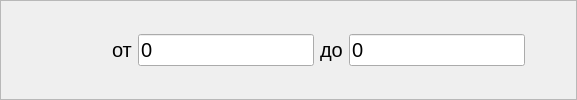
               <widget class="QFrame" name="wallets_delay">
                <property name="frameShape">
                 <enum>QFrame::StyledPanel</enum>
                </property>
                <property name="frameShadow">
                 <enum>QFrame::Raised</enum>
                </property>
                <layout class="QHBoxLayout" name="horizontalLayout_5">
                 <item>
                  <spacer name="horizontalSpacer_6">
                   <property name="orientation">
                    <enum>Qt::Horizontal</enum>
                   </property>
                   <property name="sizeHint" stdset="0">
                    <size>
                     <width>100</width>
                     <height>20</height>
                    </size>
                   </property>
                  </spacer>
                 </item>
                 <item>
                  <widget class="QLabel" name="label_14">
                   <property name="font">
                    <font>
                     <pointsize>15</pointsize>
                    </font>
                   </property>
                   <property name="text">
                    <string>от</string>
                   </property>
                  </widget>
                 </item>
                 <item>
                  <widget class="QLineEdit" name="wallets_delay_min">
                   <property name="font">
                    <font>
                     <pointsize>15</pointsize>
                     <weight>50</weight>
                     <bold>false</bold>
                    </font>
                   </property>
                   <property name="text">
                    <string>0</string>
                   </property>
                  </widget>
                 </item>
                 <item>
                  <widget class="QLabel" name="label_15">
                   <property name="font">
                    <font>
                     <pointsize>15</pointsize>
                    </font>
                   </property>
                   <property name="text">
                    <string>до</string>
                   </property>
                  </widget>
                 </item>
                 <item>
                  <widget class="QLineEdit" name="wallets_delay_max">
                   <property name="font">
                    <font>
                     <pointsize>15</pointsize>
                     <weight>50</weight>
                     <bold>false</bold>
                    </font>
                   </property>
                   <property name="text">
                    <string>0</string>
                   </property>
                  </widget>
                 </item>
                 <item>
                  <spacer name="horizontalSpacer_7">
                   <property name="orientation">
                    <enum>Qt::Horizontal</enum>
                   </property>
                   <property name="sizeHint" stdset="0">
                    <size>
                     <width>40</width>
                     <height>20</height>
                    </size>
                   </property>
                  </spacer>
                 </item>
                </layout>
               </widget>
